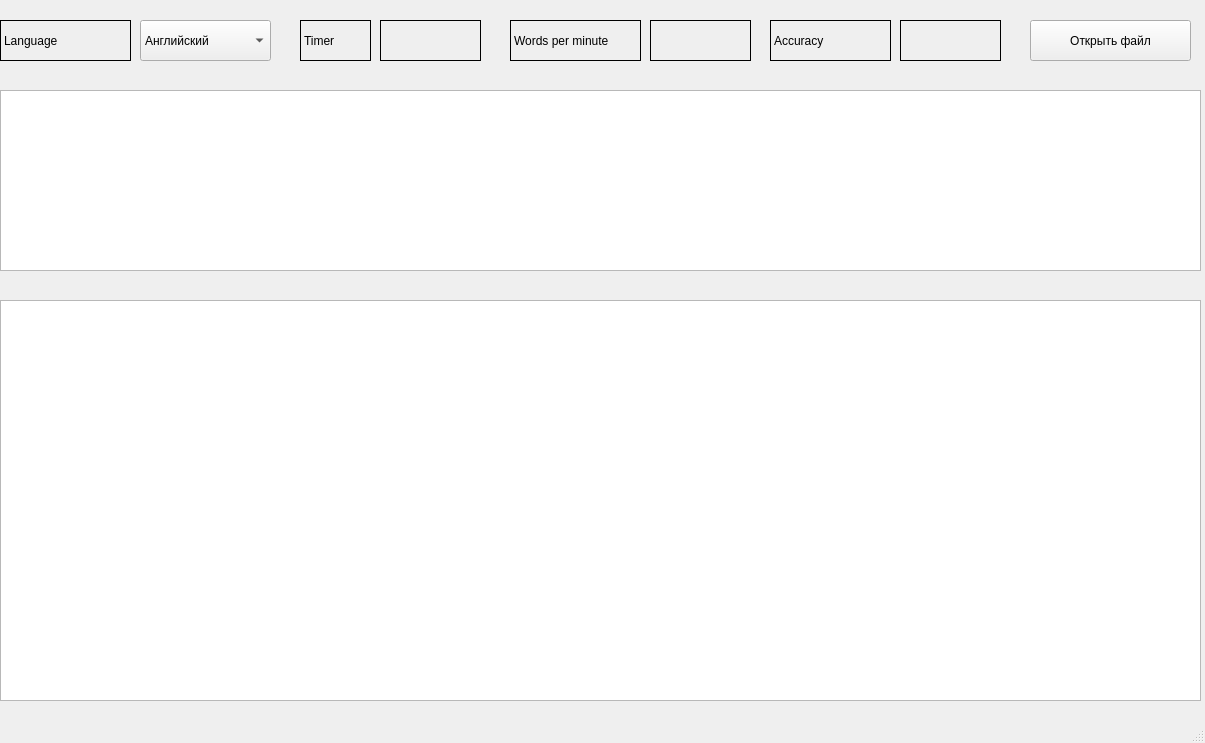
<?xml version="1.0" encoding="UTF-8"?>
<ui version="4.0">
 <class>MainWindow</class>
 <widget class="QMainWindow" name="MainWindow">
  <property name="geometry">
   <rect>
    <x>0</x>
    <y>0</y>
    <width>1205</width>
    <height>743</height>
   </rect>
  </property>
  <property name="windowTitle">
   <string>MainWindow</string>
  </property>
  <widget class="QWidget" name="centralwidget">
   <widget class="QLabel" name="label">
    <property name="geometry">
     <rect>
      <x>0</x>
      <y>20</y>
      <width>131</width>
      <height>41</height>
     </rect>
    </property>
    <property name="frameShape">
     <enum>QFrame::Panel</enum>
    </property>
    <property name="text">
     <string>Language</string>
    </property>
   </widget>
   <widget class="QLabel" name="accurancy">
    <property name="geometry">
     <rect>
      <x>900</x>
      <y>20</y>
      <width>101</width>
      <height>41</height>
     </rect>
    </property>
    <property name="font">
     <font>
      <pointsize>15</pointsize>
     </font>
    </property>
    <property name="frameShape">
     <enum>QFrame::Panel</enum>
    </property>
    <property name="text">
     <string/>
    </property>
   </widget>
   <widget class="QLabel" name="label_4">
    <property name="geometry">
     <rect>
      <x>770</x>
      <y>20</y>
      <width>121</width>
      <height>41</height>
     </rect>
    </property>
    <property name="frameShape">
     <enum>QFrame::Panel</enum>
    </property>
    <property name="text">
     <string>Accuracy</string>
    </property>
   </widget>
   <widget class="QComboBox" name="comboBox">
    <property name="geometry">
     <rect>
      <x>140</x>
      <y>20</y>
      <width>131</width>
      <height>41</height>
     </rect>
    </property>
    <item>
     <property name="text">
      <string>Английский</string>
     </property>
    </item>
    <item>
     <property name="text">
      <string>Арабский</string>
     </property>
    </item>
    <item>
     <property name="text">
      <string>Немецкий</string>
     </property>
    </item>
    <item>
     <property name="text">
      <string>Французский</string>
     </property>
    </item>
    <item>
     <property name="text">
      <string>Китайский</string>
     </property>
    </item>
    <item>
     <property name="text">
      <string>Иврит</string>
     </property>
    </item>
    <item>
     <property name="text">
      <string>Русский</string>
     </property>
    </item>
   </widget>
   <widget class="QLabel" name="label_2">
    <property name="geometry">
     <rect>
      <x>300</x>
      <y>20</y>
      <width>71</width>
      <height>41</height>
     </rect>
    </property>
    <property name="frameShape">
     <enum>QFrame::Panel</enum>
    </property>
    <property name="text">
     <string>Timer</string>
    </property>
   </widget>
   <widget class="QTextEdit" name="mainText">
    <property name="geometry">
     <rect>
      <x>0</x>
      <y>90</y>
      <width>1201</width>
      <height>181</height>
     </rect>
    </property>
    <property name="font">
     <font>
      <family>Noto Serif CJK TC</family>
      <pointsize>14</pointsize>
     </font>
    </property>
    <property name="readOnly">
     <bool>true</bool>
    </property>
    <property name="html">
     <string>&lt;!DOCTYPE HTML PUBLIC &quot;-//W3C//DTD HTML 4.0//EN&quot; &quot;http://www.w3.org/TR/REC-html40/strict.dtd&quot;&gt;
&lt;html&gt;&lt;head&gt;&lt;meta name=&quot;qrichtext&quot; content=&quot;1&quot; /&gt;&lt;meta charset=&quot;utf-8&quot; /&gt;&lt;style type=&quot;text/css&quot;&gt;
p, li { white-space: pre-wrap; }
hr { height: 1px; border-width: 0; }
li.unchecked::marker { content: &quot;\2610&quot;; }
li.checked::marker { content: &quot;\2612&quot;; }
&lt;/style&gt;&lt;/head&gt;&lt;body style=&quot; font-family:'Noto Serif CJK TC'; font-size:14pt; font-weight:400; font-style:normal;&quot;&gt;
&lt;p style=&quot;-qt-paragraph-type:empty; margin-top:0px; margin-bottom:0px; margin-left:0px; margin-right:0px; -qt-block-indent:0; text-indent:0px; font-family:'Ubuntu'; font-size:11pt;&quot;&gt;&lt;br /&gt;&lt;/p&gt;&lt;/body&gt;&lt;/html&gt;</string>
    </property>
   </widget>
   <widget class="QGraphicsView" name="graphicsView">
    <property name="geometry">
     <rect>
      <x>0</x>
      <y>300</y>
      <width>1201</width>
      <height>401</height>
     </rect>
    </property>
   </widget>
   <widget class="QLabel" name="WPMLabel">
    <property name="geometry">
     <rect>
      <x>650</x>
      <y>20</y>
      <width>101</width>
      <height>41</height>
     </rect>
    </property>
    <property name="font">
     <font>
      <pointsize>15</pointsize>
     </font>
    </property>
    <property name="frameShape">
     <enum>QFrame::Panel</enum>
    </property>
    <property name="text">
     <string/>
    </property>
   </widget>
   <widget class="QLabel" name="label_3">
    <property name="geometry">
     <rect>
      <x>510</x>
      <y>20</y>
      <width>131</width>
      <height>41</height>
     </rect>
    </property>
    <property name="frameShape">
     <enum>QFrame::Panel</enum>
    </property>
    <property name="text">
     <string>Words per minute</string>
    </property>
   </widget>
   <widget class="QPushButton" name="OpenButton">
    <property name="geometry">
     <rect>
      <x>1030</x>
      <y>20</y>
      <width>161</width>
      <height>41</height>
     </rect>
    </property>
    <property name="text">
     <string>Открыть файл</string>
    </property>
   </widget>
   <widget class="QLabel" name="TimerLabel">
    <property name="geometry">
     <rect>
      <x>380</x>
      <y>20</y>
      <width>101</width>
      <height>41</height>
     </rect>
    </property>
    <property name="font">
     <font>
      <pointsize>15</pointsize>
     </font>
    </property>
    <property name="frameShape">
     <enum>QFrame::Panel</enum>
    </property>
    <property name="text">
     <string/>
    </property>
   </widget>
  </widget>
  <widget class="QMenuBar" name="menubar">
   <property name="geometry">
    <rect>
     <x>0</x>
     <y>0</y>
     <width>1205</width>
     <height>22</height>
    </rect>
   </property>
  </widget>
  <widget class="QStatusBar" name="statusbar"/>
 </widget>
 <resources/>
 <connections/>
</ui>
